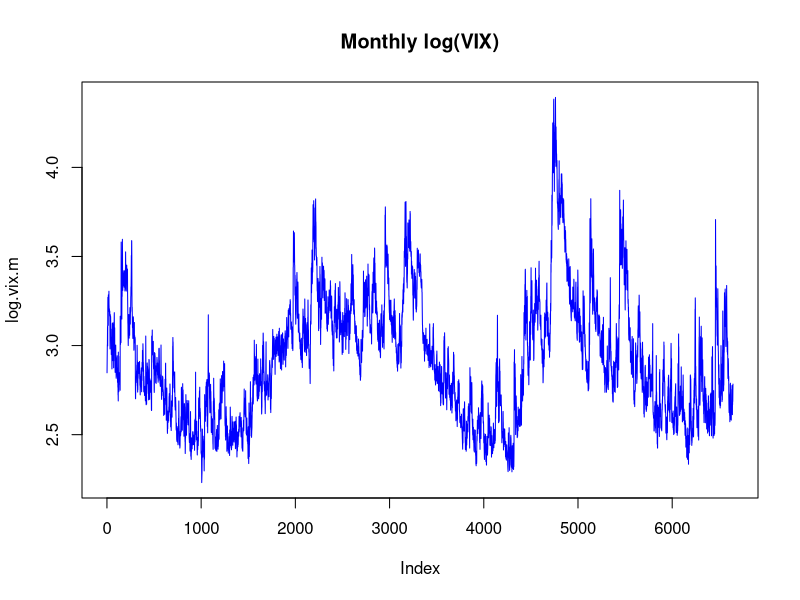
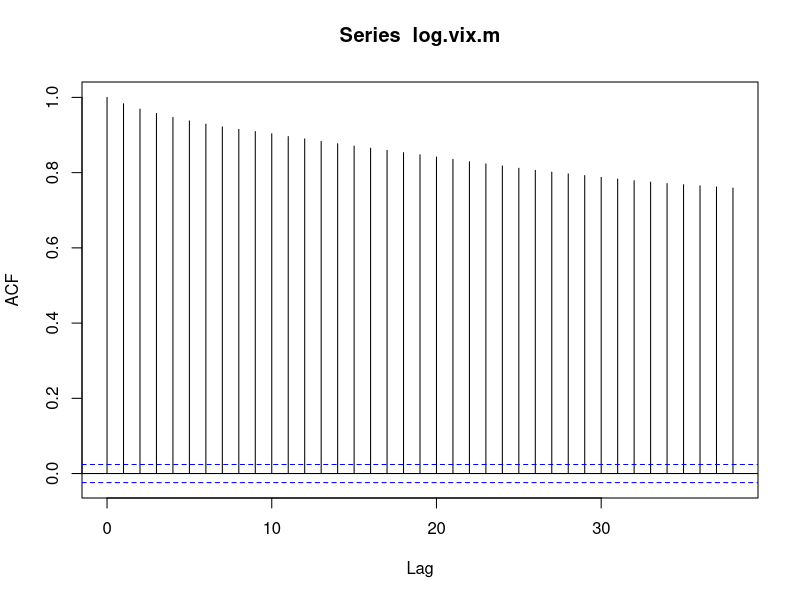
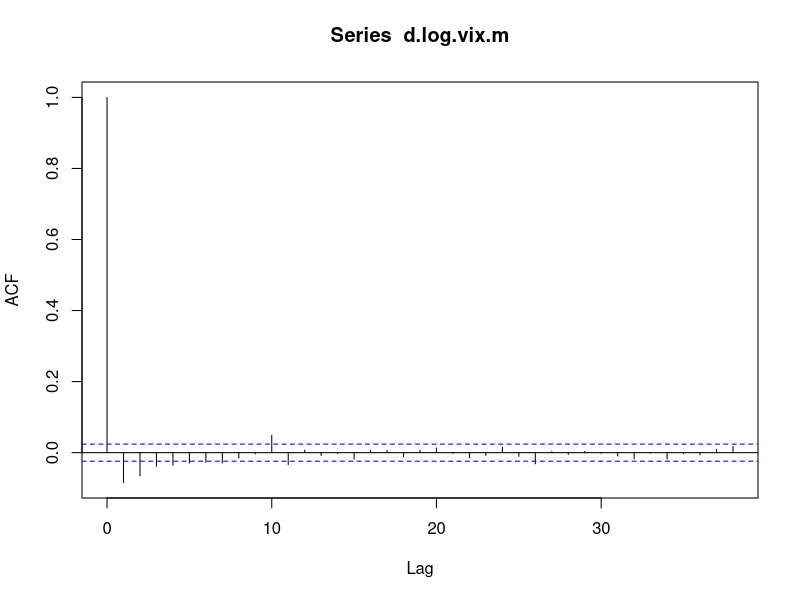
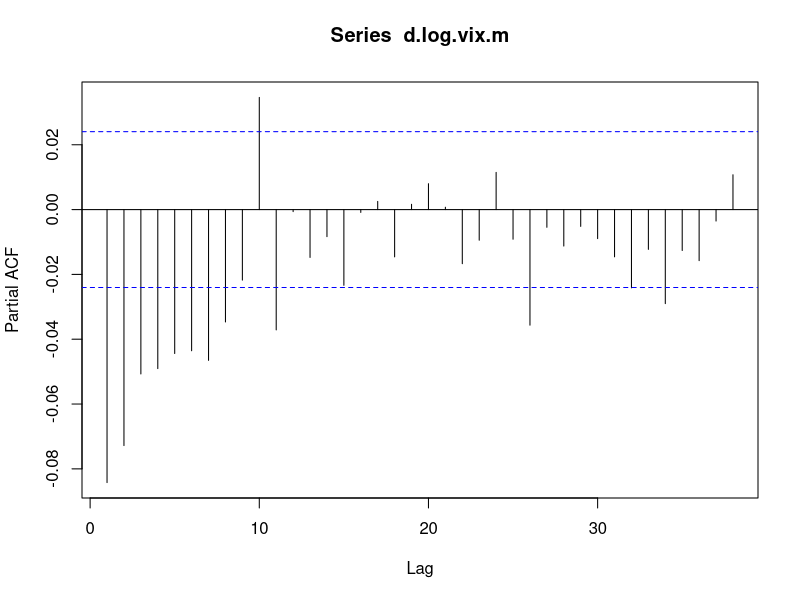

Recreate these plots in R, in order.
setwd("H:\\Users\\Ran Zhao\\Research\\Fitting VIX")

# load in data, daily/monthly
vix_indeX_monthly = read.csv("vix_d.csv")
vix_index_daily = read.csv("vix_m.csv")

log.vix.m = log(vix_indeX_monthly[,2])
log.vix.d = log(vix_index_daily[,2])

# stationary check
plot(log.vix.m, type='l', col='blue',main='Monthly log(VIX)')
acf(log.vix.m)   # not stationary

# take the first difference of the log(VIX) process
d.log.vix.m = diff(log.vix.m)
acf(d.log.vix.m)  # stationary
pacf(d.log.vix.m) # preliminary order detection

# fit autoregression model
short.term = 1:6
long.term = 10:15

aic.matrix = matrix(0, nrow = length(short.term), ncol = length(long.term), dimnames = list(c(short.term),c(long.term)))
  
for (i in 1:length(short.term)){
  for (j in 1:length(long.term)){
    fit.para = rep(0,max(long.term)+1)
    fit.para[short.term[i]] = NA   # fit the short term VIX
    fit.para[long.term[j]] = NA   # fit the long term VIX
    #fit.para[max(long.term)+1] = NA  # fit the intercept
    fit.arima = arima(d.log.vix.m, order=c(max(long.term),0,0), fixed=fit.para)
    aic.matrix[i,j] = fit.arima$aic
  }
}
 
# the final fitting model
short.term.index = which(aic.matrix == min(aic.matrix), arr.ind=TRUE)[1]
long.term.index = which(aic.matrix == min(aic.matrix), arr.ind=TRUE)[2]
fit.para.final = rep(0,max(long.term)+1)

fit.para.final[short.term[short.term.index]] = NA   # fit the short term VIX
fit.para.final[long.term[long.term.index]] = NA   # fit the long term VIX
#fit.para.final[max(long.term)+1] = NA  # fit the intercept
fit.arima.final = arima(d.log.vix.m, order=c(max(long.term),0,0), fixed=fit.para.final)

